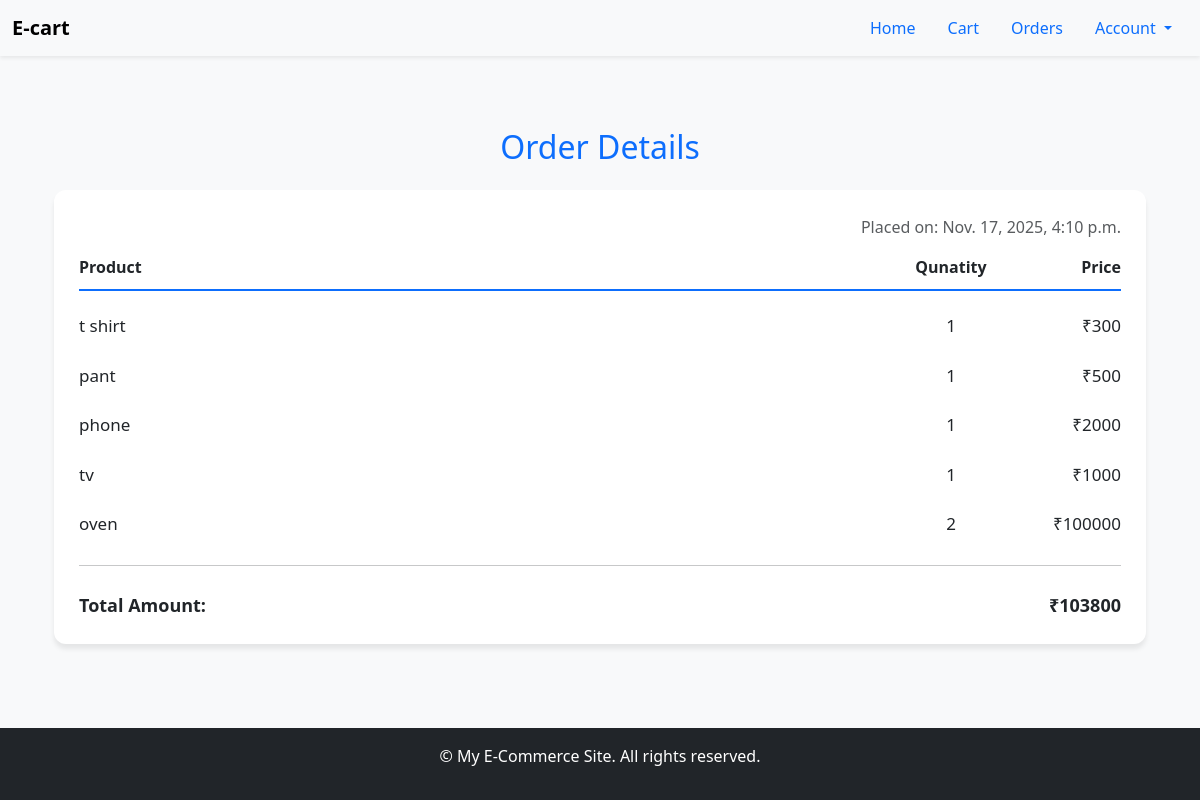
/orderdetail/146/ (signed in), run on the app's committed database.
### E_commerce_app/models.py (models this page shows, shortened)
class Order(models.Model):
    user = models.ForeignKey(User, on_delete=models.CASCADE, null=True, blank=True)
    total_price=models.PositiveIntegerField()
    created_at = models.DateTimeField(auto_now_add=True)

class Product(models.Model):
  name=models.CharField(max_length=500)
  description=models.TextField()
  price=models.PositiveIntegerField()
  image=models.ImageField(upload_to='product_images/')
  category=models.ForeignKey('Category',on_delete=models.CASCADE)

### E_commerce_app/views.py (the view)
# urls.py: path('orderdetail/<int:order_id>/', OrderDetailView.as_view(), name='orderdetail'),
class OrderDetailView(LoginRequiredMixin, DetailView):
    login_url = 'login'
    def get(self,request,order_id=None):
        cart_items = Cart.objects.filter(user=request.user)
        if order_id:
            order=get_object_or_404(Order,id=order_id,user=request.user)
            order_item = OrderItem.objects.filter(order=order)
            total = sum(item.product.price * item.quantity for item in order_item)
            order_details = []
            for item in order_item:
                order_details.append({
                    "item_name": item.product.name,
                    "quantity": item.quantity,
                    "price": item.price,
                    "total_price": item.price * item.quantity,
                })
            return render(request,'E_commerce_app/order_details.html',{
                'order':order,
                'order_items':order_details,
                'total':total,
            })
        else:
            orders = Order.objects.filter(user=request.user)
            return render(request, 'E_commerce_app/order_list.html', {
                'orders': orders
            })

### E_commerce_app/templates/E_commerce_app/order_details.html (shortened to what this page needs)
{% extends "E_commerce_app/base.html" %}
{% block content %}
<div class="container my-5">
    <h2 class="text-center text-primary mb-4">Order Details</h2>
    <div class="order-box">
        <div class="text-end text-muted mb-3">
            Placed on: {{ order.created_at }}
        </div>
        <div class="header-row">
            <span>Product</span>
            <span class="text-center">Qunatity</span>
            <span class="text-end">Price</span>
        </div>
        {% for item in order_items %}
        <div class="order-item">
            <span>{{ item.item_name }}</span>
            <span class="text-center">{{ item.quantity }}</span>
            <span class="text-end">₹{{ item.total_price }}</span>
        </div>
        {% empty %}
            <p class="text-muted text-center py-2">No items found.</p>
        {% endfor %}
        <hr>
        <div class="d-flex justify-content-between total-row">
            <span>Total Amount:</span>
            <span>₹{{ total }}</span>
        </div>
    </div>
</div>
{% endblock %}

### E_commerce_app/templates/E_commerce_app/order_details.html (style rules this page uses)
.order-box { background: #ffffff; padding: 25px; border-radius: 12px; box-shadow: 0 5px 5px rgba(0,0,0,0.08); }
.order-item { padding: 12px 0; display: grid; grid-template-columns: 1fr 100px 120px; align-items: center; font-size: 17px; }
.header-row { font-weight: bold; border-bottom: 2px solid #0d6efd; padding-bottom: 10px; margin-bottom: 10px; display: grid; grid-template-columns: 1fr 100px 120px; }
.total-row { font-size: 18px; font-weight: bold; padding-top: 10px; }

### data on the page
Order: created_at "Nov. 17, 2025, 4:10 p.m."
Product: item_name "t shirt"
Product: item_name "pant"
Product: item_name "phone"
Product: item_name "tv"
Product: item_name "oven"

### other printed values
{{ item.quantity }} "1" "1" "1" "1" "2"
{{ item.total_price }} "300" "500" "2000" "1000" "100000"
{{ total }} "103800"
